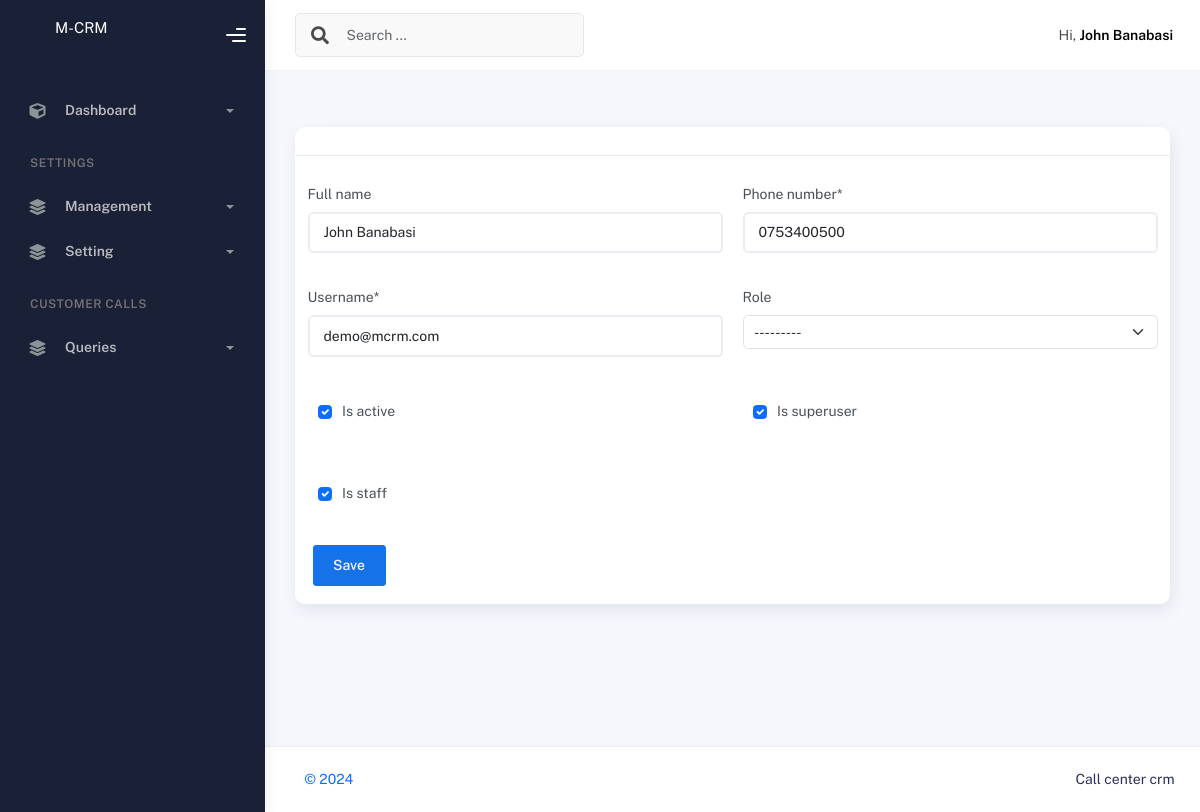
Page /4bd1f3e767c94f3b84c692e5b78bf068/user-edit (signed in) on the earlier database version.
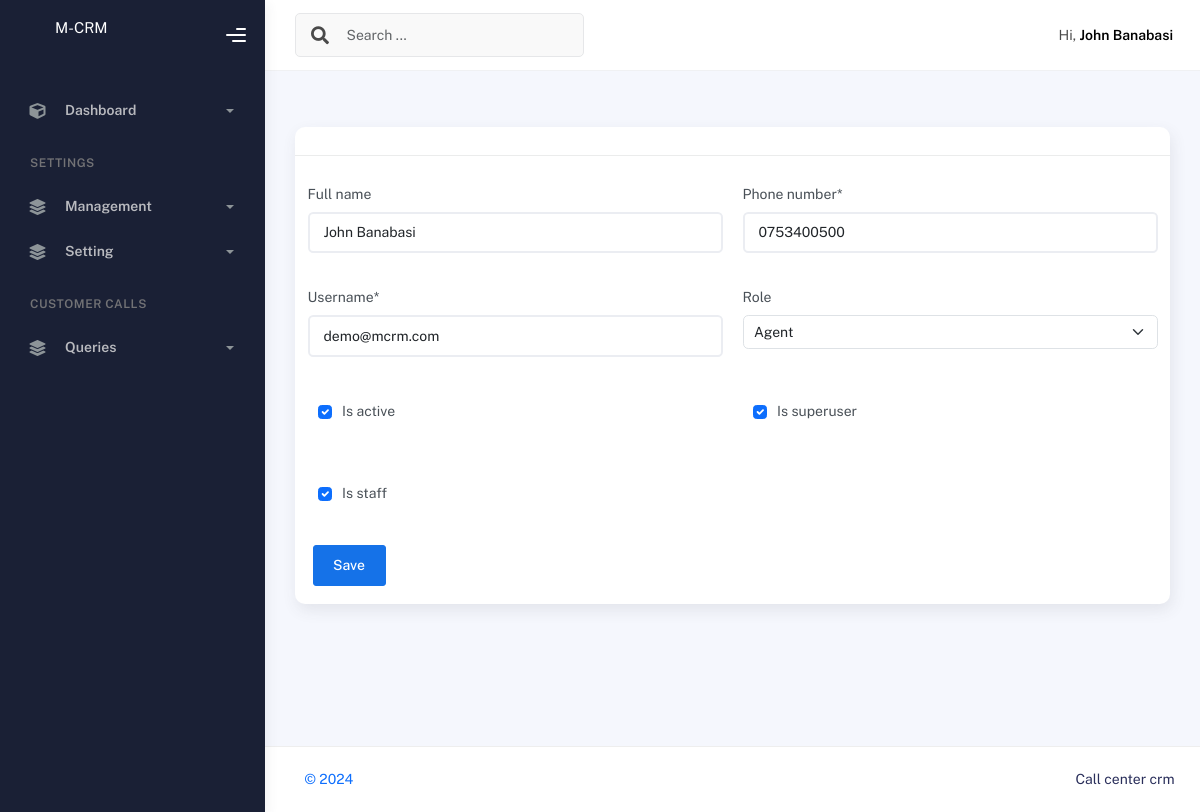
Same page on the later database version.
### auths/models.py (models this page shows, shortened)
class User(AbstractBaseUser, PermissionsMixin):
    id = models.UUIDField(primary_key=True, default=uuid.uuid4, editable=False)
    email = models.EmailField(max_length=255, null=True, blank=True)
    is_staff = models.BooleanField(default=False)
    is_active = models.BooleanField(default=True)
    is_superuser = models.BooleanField(default=False)
    date_joined = models.DateTimeField(auto_now=True)
    password = models.CharField(max_length=5000)
    username = models.CharField(max_length=255, unique=True)
    full_name = models.CharField(max_length=500, null=True, blank=True)
    phone_number = models.CharField(max_length=500, null=True)
    role = models.ForeignKey("Role", on_delete=models.SET_NULL, null=True, blank=True,related_name='userrole')
    USERNAME_FIELD = "username"
    REQUIRED_FIELDS = ["password"]
    objects = UserManager()
    class Meta:
        verbose_name = "User"
        verbose_name_plural = "Users"
        db_table = "user"

### auths/web.py (the view, shortened to what this page needs)
# urls.py: re_path(r"^(?P<pk>[\w-]+)/user-edit$",web.UpdateUserCvB.as_view(),name="update_user"),
class UpdateUserCvB(LoginRequiredMixin,UpdateView):
    redirect_next_name='next'
    login_url=reverse_lazy('login')
    model=User
    fields = ["is_active", "is_staff", "is_superuser",'email','username','full_name','role','phone_number']
    template_name='auths/add_user.html'
    context_object_name='form'
    success_url=reverse_lazy('users')

### auths/models.py (called while the page is built)
    def __str__(self):
        return self.role_name

### auths/templates/auths/add_user.html (shortened to what this page needs)
{% extends "base/base.html" %}
{% load static %}
{% load humanize %}
{% load crispy_forms_tags %}
{% block content %}
    <div class="container">
				<div class="page-inner">
					<div class="page-header">
					</div>
					<div class="row">
						<div class="col-md-12">
							<div class="card">
								<div class="card-header">
								</div>
								<div class="card-body">
								<div class="row">
                              <form  action="" method="post">
                                <div class="row">
                                    <div class="form-group col-6">
                                       {{form.full_name|as_crispy_field}}
                                    </div>
                                     <div class="form-group col-6">
                                       {{form.phone_number|as_crispy_field}}
                                    </div>
                                    <div class="form-group col-6">
                                       {{form.username|as_crispy_field}}
                                    </div>
                                    <div class="form-group col-6">
                                       {{form.role|as_crispy_field}}
                                    </div>
                                    <div class="form-group col-6">
                                       {{form.is_active|as_crispy_field}}
                                    </div>
                                    <div class="form-group col-6">
                                       {{form.is_superuser|as_crispy_field}}
                                    </div>
                                    <div class="form-group col-6">
                                       {{form.is_staff|as_crispy_field}}
                                    </div>
                                     <div class="col-12">
                                        <button type="submit" class="btn btn-primary float-right" >{% if form %} Save {% else %} Create {% endif %}</button>
                                     </div>
                                </div>
                               </form>
                                </div>
								</div>
							</div>
						</div>
					</div>
				</div>
			</div>
{% endblock %}

### templates/base/base.html (shortened to what this page needs)
<!DOCTYPE html>
<html lang="en">
{% load static %}
<head>
	<link rel="stylesheet" href="{% static 'assets/css/bootstrap.min.css' %}">
	<link rel="stylesheet" href="{% static 'assets/css/plugins.min.css' %}">
	<link rel="stylesheet" href="{% static 'assets/css/kaiadmin.min.css' %}">
	<link rel="stylesheet" href="{% static 'assets/css/demo.css' %}">
</head>
<body>
	<div class="wrapper">
		<div class="sidebar" data-background-color="dark">
			<div class="sidebar-logo">
				<div class="logo-header" data-background-color="dark">
					<a href="" class="logo">
						<p style="color:white;padding-left:30px;">M-CRM</p>
					</a>
					<div class="nav-toggle">
						<button class="btn btn-toggle toggle-sidebar">
							<i class="gg-menu-right"></i>
						</button>
					</div>
				</div>
			</div>
			{% include 'base/sidenav.html' %}
		</div>
		<div class="main-panel">
			<div class="main-header">
				<nav class="navbar navbar-header navbar-header-transparent navbar-expand-lg border-bottom">
					<div class="container-fluid">
						<nav class="navbar navbar-header-left navbar-expand-lg navbar-form nav-search p-0 d-none d-lg-flex">
							<div class="input-group">
								<div class="input-group-prepend">
									<button type="submit" class="btn btn-search pe-1">
										<i class="fa fa-search search-icon"></i>
									</button>
								</div>
								<input type="text" placeholder="Search ..." class="form-control">
							</div>
						</nav>
						<ul class="navbar-nav topbar-nav ms-md-auto align-items-center">
							<li class="nav-item topbar-user dropdown hidden-caret">
								<a class="dropdown-toggle profile-pic" data-bs-toggle="dropdown" href="#" aria-expanded="false">
									<div class="avatar-sm">
									</div>
									<span class="profile-username">
										<span class="op-7">Hi,</span> <span class="fw-bold">{{request.user.full_name}}</span>
									</span>
								</a>
							</li>
						</ul>
					</div>
				</nav>
			</div>
			{% block content %}
			{% endblock %}
			<footer class="footer">
				<div class="container-fluid">
					<nav class="pull-left">
						<ul class="nav">
							<li class="nav-item">
								<a class="nav-link" href="">
									 &copy;
											<span id="copyright">
											</span>
								</a>
							</li>
						</ul>
					</nav>
					<div class="copyright ms-auto">
						Call center crm
					</div>
				</div>
			</footer>
		</div>
	</div>
</body>
</html>

Differences in the rows shown:
changed User "John Banabasi": role "---------" → "Agent"
